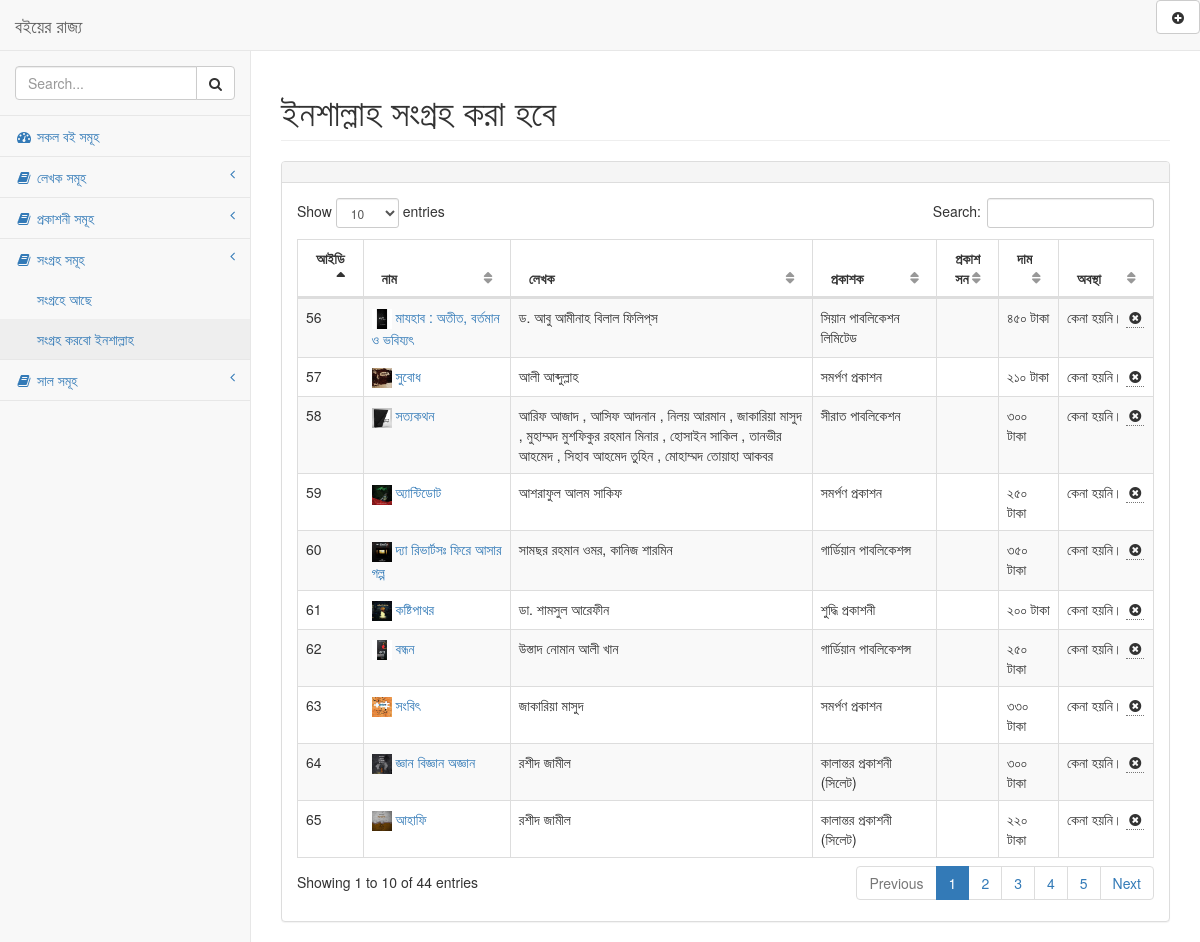
Page /want2buy.php on the committed database.
### tables this page shows
CREATE TABLE `tbl_books` (
  `id` int(11) NOT NULL,
  `name` varchar(200) NOT NULL,
  `author` varchar(200) NOT NULL,
  `page` varchar(100) NOT NULL,
  `publisher` varchar(200) NOT NULL,
  `preview` varchar(300) NOT NULL,
  `year` varchar(4) NOT NULL,
  `price` varchar(4) NOT NULL,
  `discount` varchar(5) NOT NULL,
  `status` tinyint(4) NOT NULL DEFAULT 0,
  `process` tinyint(4) NOT NULL DEFAULT 0,
  `review` text NOT NULL,
  `tags` varchar(300) NOT NULL
);

### want2buy.php (the view, shortened to what this page needs)
<?php include "./inc/header.php"; ?>
<div id="page-wrapper">
    <div class="row">
        <div class="col-lg-12">
            <h1 class="page-header">ইনশাল্লাহ সংগ্রহ করা হবে</h1>
    </div>
</div>
<div class="row">
    <div class="col-lg-12">
        <div class="panel panel-default">
            <div class="panel-heading">
            </div>
            <div class="panel-body">
                <table width="100%" class="table table-striped table-bordered table-hover" id="dataTables-example">
                    <thead>
                        <tr>
                            <th width="5%">
                                <b>আইডি</b>
                            </th>
                            <th>
                                <b>নাম</b>
                            </th>
                            <th>
                                <b>লেখক</b>
                            </th>
                            <th>
                                <b>প্রকাশক</b>
                            </th>
                            <th width="5%">
                                <b>প্রকাশ সন</b>
                            </th>
                            <th>
                                <b>দাম</b>
                            </th>
                            <th>
                                <b>অবস্থা</b>
                            </th>
                        </tr>
                    </thead>
                    <tbody>
                        <?php
                            try {
                                $dbh = new PDO("mysql:dbname=db_ibooks;host=localhost", "root", "root");
                                $dbh->setAttribute(PDO::ATTR_ERRMODE, PDO::ERRMODE_EXCEPTION);
                                $dbh->exec("SET CHARACTER SET utf8");
                                $dbh->pdo = $dbh;
                            } catch (PDOException $e) {
                                echo 'Connection failed: ' . $e->getMessage();
                            }
                            $table = "tbl_books";
                            $query = "SELECT * FROM `".$table."` WHERE `tbl_books`.`status` = 0";
                            $stmt = $dbh->prepare($query);
                            $stmt->execute();
                            if ($stmt->rowCount() > 0) {
                                $result = $stmt->fetchAll();
                                    foreach( $result as $data ) {
                        ?>
                        <?php
                            $oddeven = $data['id'];
                            if($oddeven%2 == 0){
                                $class = "odd gradeX";
                            } else {
                                $class = "even gradeC";
                            }
                        ?>
                                <tr class="<?php echo $class; ?>">
                                    <td width="05%">
                                        <?php echo $data['id']; ?>
                                    </td>
                                    <td>
                                        <a href="book_details.php?id=<?php echo $data['id']; ?>"><img src="covers/<?php echo $data['preview']; ?>" alt="" height="20px" width="20px">
                                            <?php echo $data['name']; ?>
                                        </a>
                                    </td>
                                    <td>
                                        <?php echo $data['author']; ?>
                                    </td>
                                    <td>
                                        <?php echo $data['publisher']; ?>
                                    </td>
                                    <td width="5%">
                                    </td>
                                    <td width="7%">
                                        <?php echo $data['price']; ?> টাকা
                                    </td>
                                    <td width="11%">
                                        <?php
                                            $status = $data['status'];
                                            if($status == 1){
                                            $status = "সংগ্রহে আছে।";
                                            } else {
                                                $status = "কেনা হয়নি।";
                                            }
                                        ?>
                                        <?php echo $status; ?>
                                        <?php
                                            $process = $data['process'];
                                            if($process == 0){
                                                echo '<span><abbr title="পড়তে চাই না।"><i class="fa fa-times-circle fa-fw"></i></abbr></span>';
                                            } elseif($process == 1){
                                                echo '<span><abbr title="পড়বো ইনশাল্লাহ।"><i class="fa fa-book fa-fw"></i></abbr></span>';
                                            } elseif($process == 3){
                                                echo '<span><abbr title="আলহামদুলিল্লাহ, পড়া হয়েছে।"><i class="fa fa-check-square fa-fw"></i></abbr></span>';
                                            } elseif($process == 2) {
                                                echo '<span><abbr title="আলহামদুলিল্লাহ, পড়তেছি।"><i class="fa fa-spinner fa-fw"></i></abbr></span>';
                                            } else {
                                                echo "";
                                            }
                                            ?>
                                    </td>
                                </tr>
                                <?php
                                    }
                                } ?>
                    </tbody>
                </table>
            </div>
        </div>
    </div>
</div>
</div>
<?php include "./inc/footer.php"; ?>

### rows in the picture
tbl_books: id "56", preview (picture), name "মাযহাব : অতীত, বর্তমান ও ভবিয্যৎ", author "ড. আবু আমীনাহ বিলাল ফিলিপ্‌স", publisher "সিয়ান পাবলিকেশন লিমিটেড", price "৪৫০", status "কেনা হয়নি।", process 0 (drawn)
tbl_books: id "57", preview (picture), name "সুবোধ", author "আলী আব্দুল্লাহ", publisher "সমর্পণ প্রকাশন", price "২১০", status "কেনা হয়নি।", process 0 (drawn)
tbl_books: id "58", preview (picture), name "সত্যকথন", author "আরিফ আজাদ , আসিফ আদনান , নিলয় আরমান , জাকারিয়া মাসুদ , মুহাম্মদ মুশফিকুর রহমান মিনার , হোসাইন সাকিল , তানভীর আহমেদ , সিহাব আহমেদ তুহিন , মোহাম্মদ তোয়াহা আকবর", publisher "সীরাত পাবলিকেশন", price "৩০০", status "কেনা হয়নি।", process 0 (drawn)
tbl_books: id "59", preview (picture), name "অ্যান্টিডোট", author "আশরাফুল আলম সাকিফ", publisher "সমর্পণ প্রকাশন", price "২৫০", status "কেনা হয়নি।", process 0 (drawn)
tbl_books: id "60", preview (picture), name "দ্যা রিভার্টসঃ ফিরে আসার গল্প", author "সামছর রহমান ওমর, কানিজ শারমিন", publisher "গার্ডিয়ান পাবলিকেশন্স", price "৩৫০", status "কেনা হয়নি।", process 0 (drawn)
tbl_books: id "61", preview (picture), name "কষ্টিপাথর", author "ডা. শামসুল আরেফীন", publisher "শুদ্ধি প্রকাশনী", price "২০০", status "কেনা হয়নি।", process 0 (drawn)
tbl_books: id "62", preview (picture), name "বন্ধন", author "উস্তাদ নোমান আলী খান", publisher "গার্ডিয়ান পাবলিকেশন্স", price "২৫০", status "কেনা হয়নি।", process 0 (drawn)
tbl_books: id "63", preview (picture), name "সংবিৎ", author "জাকারিয়া মাসুদ", publisher "সমর্পণ প্রকাশন", price "৩৩০", status "কেনা হয়নি।", process 0 (drawn)
tbl_books: id "64", preview (picture), name "জ্ঞান বিজ্ঞান অজ্ঞান", author "রশীদ জামীল", publisher "কালান্তর প্রকাশনী (সিলেট)", price "৩০০", status "কেনা হয়নি।", process 0 (drawn)
tbl_books: id "65", preview (picture), name "আহাফি", author "রশীদ জামীল", publisher "কালান্তর প্রকাশনী (সিলেট)", price "২২০", status "কেনা হয়নি।", process 0 (drawn)
